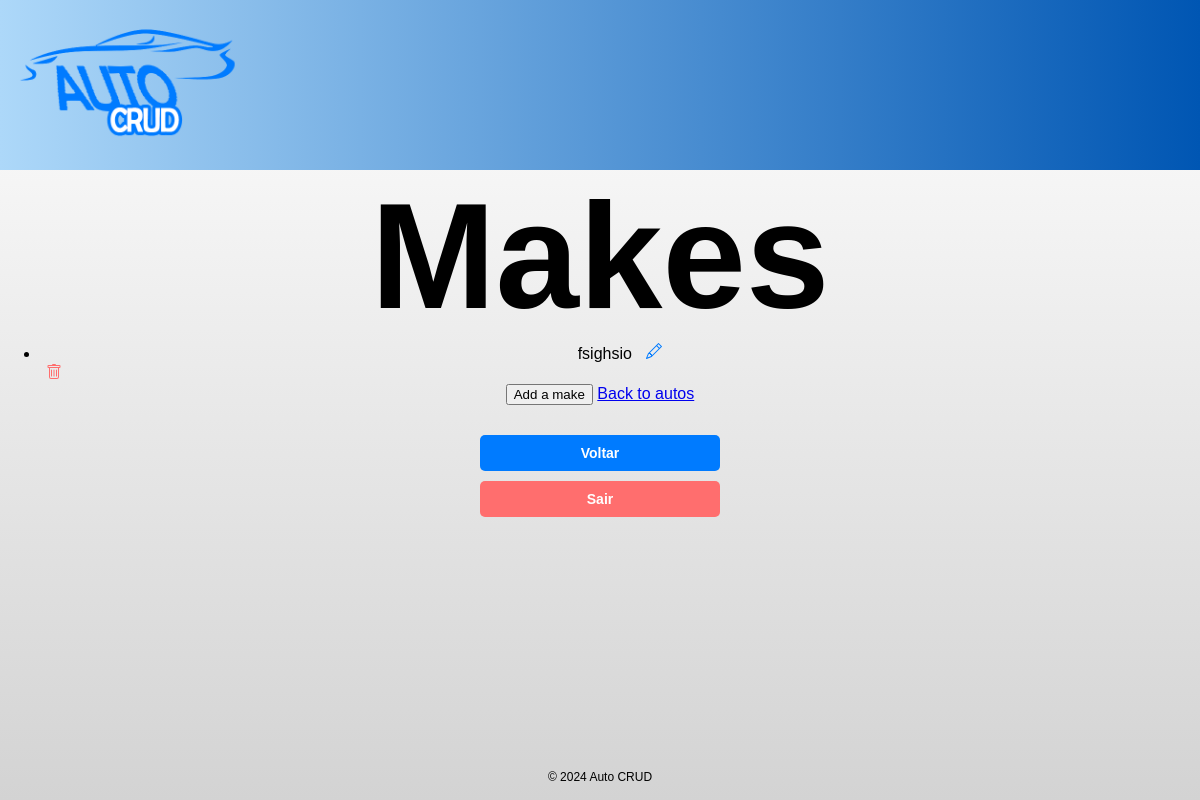
Page /crud/makes/ (signed in) on the earlier database version.
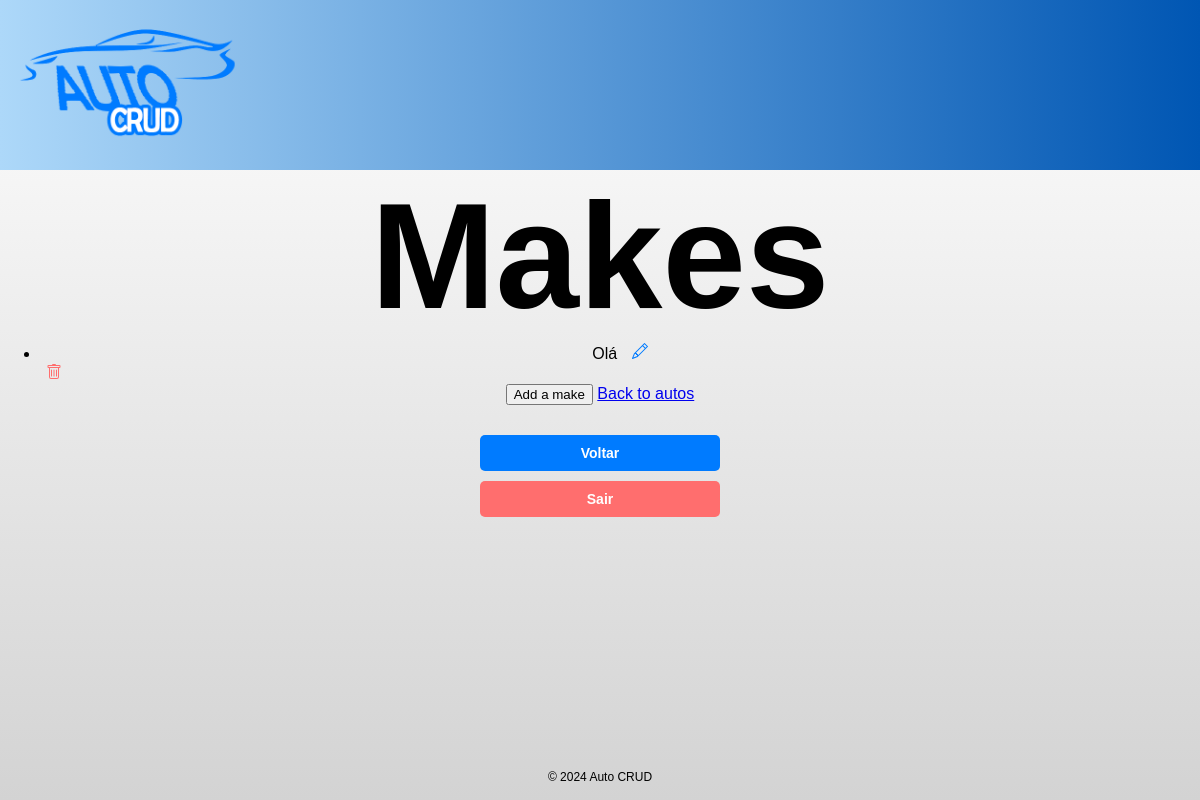
Same page on the later database version.
### autocrud/models.py (models this page shows, shortened)
class Make(models.Model):
    name = models.CharField(max_length=50)
    user = models.ForeignKey(User, on_delete=models.CASCADE, null=False)

### autocrud/views.py (the view)
# urls.py: path('makes/', views.makes, name='makes'),
@login_required(login_url='/crud/login/')
def makes(request):
    if request.method == 'POST' and 'sair' in request.POST:
        logout(request)
        return redirect('autocrud:autos')
    else:
        user_id = request.user.id
        makes = Make.objects.filter(user_id=user_id)
        return render(request, 'makelist.html', {'makes': makes})

### autocrud/templates/makelist.html (shortened to what this page needs)
{% extends "base.html" %}
{% block content %}
<h1>Makes</h1>
{% if makes %}
<ul>
    {% for make in makes %}
    <li>
        {{ make.name }}
        <a href="{% url 'autocrud:make_update' make.id %}" class="edit"></a>
        <form action="{% url 'autocrud:make_delete' make.id %}" method="POST">
            <button type="submit" class="delete" style="border: none; background-color: transparent; display: block;">
            </button>
        </form>
    </li>
    {% endfor %}
</ul>
{% else %}
<p>There are no makes in the library.</p>
{% endif %}
<button id="openModalBtn">Add a make</button>
<a href="{% url 'autocrud:autos' %}">Back to autos</a>
{% endblock %}

Differences in the rows shown:
removed Make: name "fsighsio"
added Make: name "Olá"
